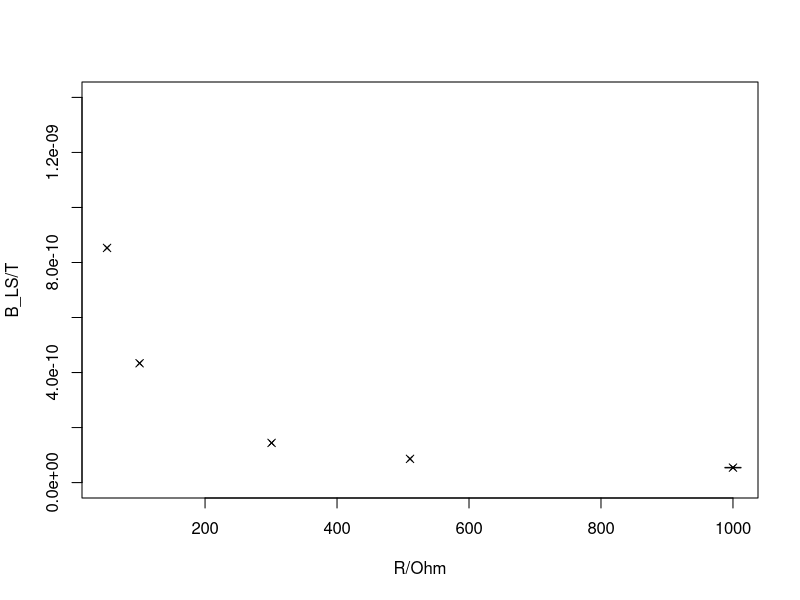
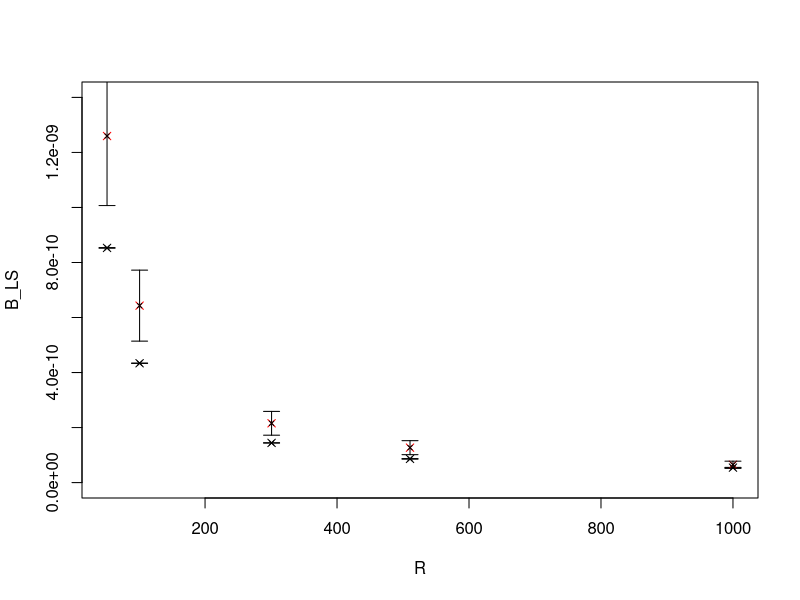
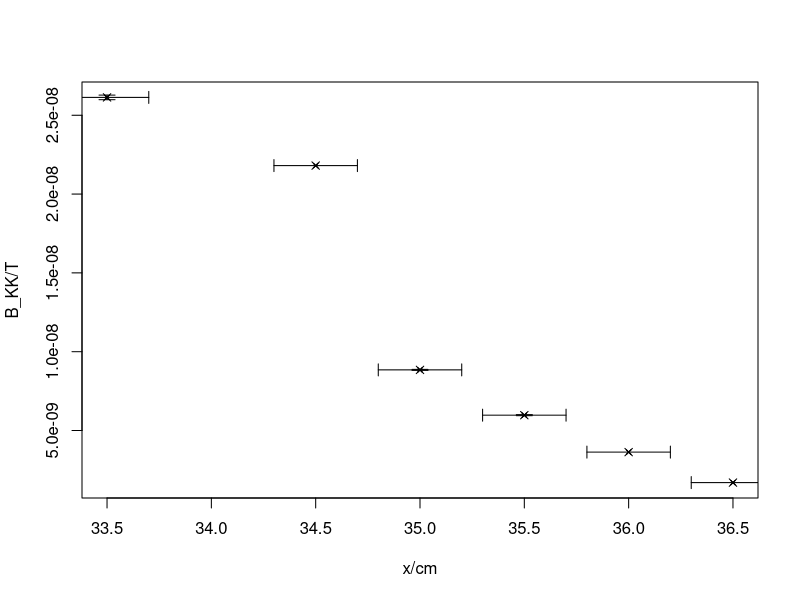
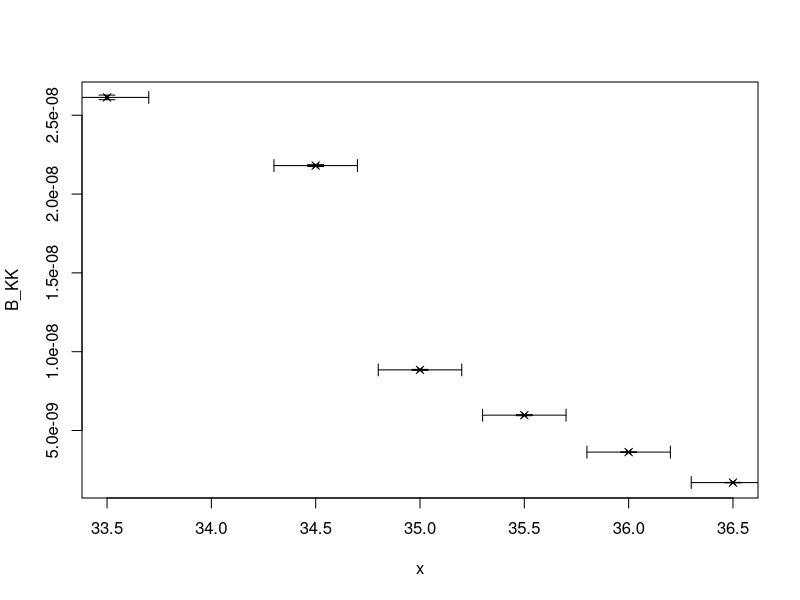

Generate these figures, in order, with R:
library("Hmisc")
library("plotrix")



F = 9.3 * 10^-9
Si = 1.9
mu_0 = 4*pi*10^-7
U = 2.68
A = pi*0.002^2

# Leiterschleife
#Magnetfeld
a_LS <- c(-0.3485069, -0.1772445, -0.05893693, -0.0352345, 0.02223518)
s_a_LS <- c(0.0004740048, 0.0002890753, 0.0002707528, 0.0004135886, 0.0003707150)
B_LS = abs(F*a_LS/(2*Si))
s_B_LS = (s_a_LS/a_LS)*B_LS
R <- c(51.47, 100.8, 300.8, 510.6, 1000)

plot(R, B_LS, pch=4, ylim = c(0, 14*10^-10), xlab="R/Ohm", ylab = "B_LS/T")
plotCI (R, B_LS, uiw=s_B_LS , err="y" , pch=4, cex=0.6 ,add=TRUE)

plot(R, B_LS, pch=4, ylim = c(0, 14*10^-10))
plotCI (R, B_LS, uiw=abs(s_B_LS) , err="y" , pch=4, cex=0.6 ,add=TRUE)


#Dipol

z_LS = sqrt(4.7^2 + 0.1^2)*10^-2
s_z_LS = 0.2*10^-2
p_LS = (2*pi*B_LS*z_LS^3)/mu_0

s_p_LS = p_LS * sqrt((s_B_LS/B_LS)^2 + 3*(s_z_LS/z_LS)^2)

#Theorie

p_theo = A*U/R
s_p_theo = 2*pi*0.002*0.0005/R
B_theo = (mu_0/(2*pi))*(p_theo/z_LS^3)
s_B_theo = B_theo * sqrt((s_p_theo/p_theo)^2 + 3*(s_z_LS/z_LS)^2)
points(R, B_theo, pch=4, col="red")
plotCI (R, B_theo, uiw=abs(s_B_theo) , err="y" , pch=4, cex=0.6 ,add=TRUE)
#random Shit - gleiche Reihenfolge wie.txt
#Magnetfeld

a_RS <- c(1.5468670, 0.1211425, 0.4497760, 1.0042261, -0.3500509)
s_a_RS <- c(0.0079674875, 0.0011208778, 0.0006547072, 0.0024883093, 0.001887523)
B_RS = abs(F*a_RS/(2*Si))
s_B_RS = (s_a_RS/a_RS)*B_RS

#Dipol
z_RS1 = sqrt(4.7^2 + 6.5^2)*10^-2
z_RS2 = sqrt(4.7^2 + 4.5^2)*10^-2
z_RS <- c (z_RS1, z_RS1, z_RS1, z_RS2, z_RS1)
s_z_RS = 0.2*10^-2

p_RS = (2*pi*B_RS*z_RS^3)/mu_0
s_p_RS = p_RS * sqrt((s_B_RS/B_RS)^2 + 3*(s_z_RS/z_RS)^2)

#Kronkorken

#Magnetfeld
a_KK <- c(10.6775694, -8.9101144, 3.6145876, 2.4405903, -1.4831742, -0.6929581)
s_a_KK <- c(0.0597263308, 0.0246627915, 0.0125814955, 0.0133117778, 0.0071175290, 0.005957833)
B_KK = abs(F*a_KK/(2*Si))
s_B_KK = (s_a_KK/a_KK)*B_KK

x <- c(33.5, 34.5, 35.0, 35.5, 36.0, 36.5)
s_x <- c(0.2, 0.2, 0.2, 0.2, 0.2, 0.2)


plot(x, B_KK, pch=4, xlab="x/cm", ylab="B_KK/T")
plotCI (x, B_KK, uiw=s_B_KK , err="y" , pch=4, cex=0.6 ,add=TRUE)
plotCI (x, B_KK, uiw=s_x , err="x" , pch=4, cex=0.6 ,add=TRUE)

plot(x, B_KK, pch=4)
plotCI (x, B_KK, uiw=abs(s_B_KK) , err="y" , pch=4, cex=0.6 ,add=TRUE)
plotCI (x, B_KK, uiw=abs(s_x) , err="x" , pch=4, cex=0.6 ,add=TRUE)


#Dipol

z_KK = sqrt(4.7^2 + (x-28.5)^2)*10^-2
s_z_KK = 0.2*10^-2

p_KK = (2*pi*B_KK*z_KK^3)/mu_0
s_p_KK = p_KK * sqrt((s_B_KK/B_KK)^2 + 3*(s_z_KK/z_KK)^2)
